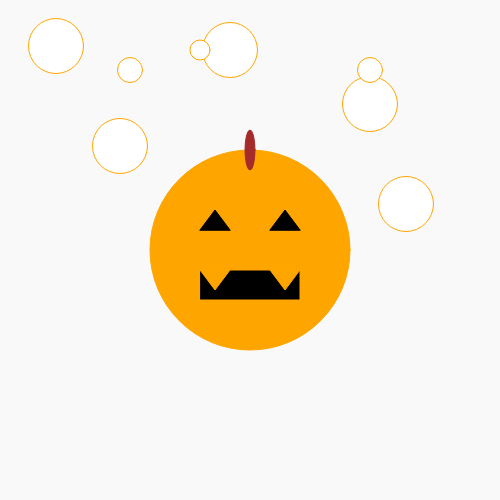
Frame 1 (no input)
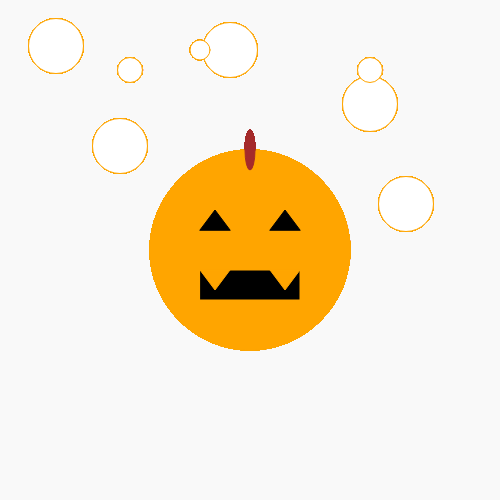
Frame 60 (no input)
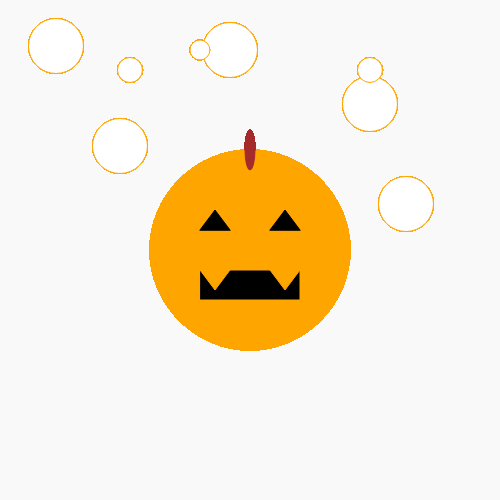
Frame 120 (the mouse pressed at the canvas centre since frame 60)

The p5.js sketch that drew these frames (run headless with seeded random() and noise() and a simulated clock; from frame 60 on, the mouse is pressed at the canvas centre):

// p5.js sketch
// ── sketch.js
var posX = 0;
var posY = 0;

function setup(){
   createCanvas(500,500);
    background("#f9f9f9");
    

    posX = 250;
    posY = 250;
    
    
}

function draw(){
 
    
    stroke("orange");
    strokeWeight(1);
    fill("orange");
    ellipse(posX, posY,200,200);
    
    fill("black");
    rect(posX -50,posY +20,100,30);
    fill("orange")
    triangle(posX +50, posY +20, posX +35, posY +40, posX +20, posY +20);
    triangle(posX -50, posY +20, posX -35, posY +40, posX -20, posY +20);
    
    stroke("brown");
    strokeWeight(1);
    fill("brown")
    ellipse(posX +0,posY -100,10,40);
    
    stroke("orange");
    strokeWeight(1);
    fill("white")
    ellipse(56, 46, 55, 55);
    ellipse(120, 146, 55, 55);
    ellipse(posX -120, posY -180, 25, 25);
    
    ellipse(posX +156, posY -46, 55, 55);
    ellipse(posX +120, posY -146, 55, 55);
    ellipse(posX +120, posY -180, 25, 25);
    ellipse(posX -20, posY -200, 55, 55);
    ellipse(posX -50, posY -200, 20, 20);
    
    stroke("black");
    strokeWeight(1);
    fill("black")
    triangle(posX -50, posY -20, posX -35, posY -40, posX -20, posY -20);
    triangle(posX +50, posY -20, posX +35, posY -40, posX +20, posY -20);

    
}
